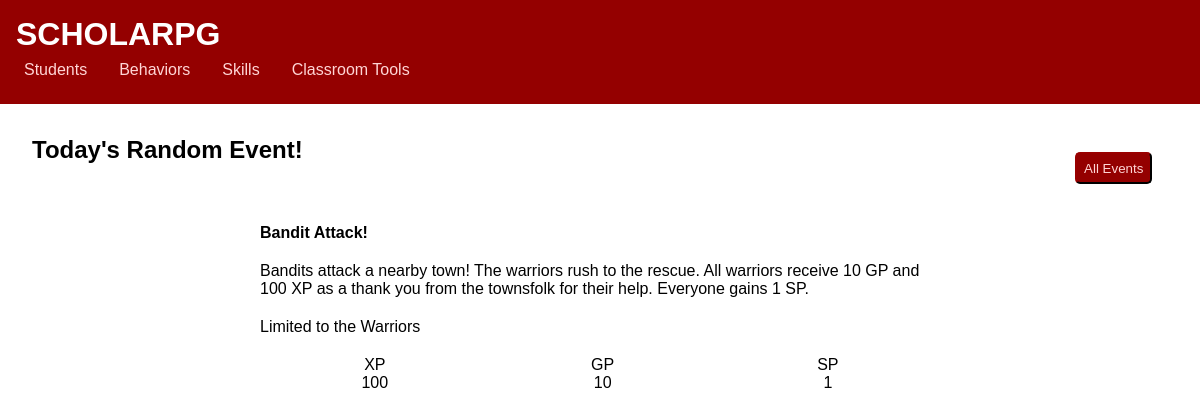
Screenshot of /view_random_event/ with the database file from the repository.
### student_hub/models.py (models this page shows)
class RandomEvents(models.Model):
    title = models.CharField(max_length=100)
    desc = models.CharField(max_length=500)
    sp = models.IntegerField(default=0)
    xp = models.IntegerField(default=0)
    gp = models.IntegerField(default=0)
    charClass = models.CharField(max_length=50)
    randomStudent = models.BooleanField(default=False)
    class Meta:
        db_table = "random-events"

### scholarpg/views.py (the view, shortened to what this page needs)
# urls.py: path('view_random_event/', views.view_random_event),
def view_random_event(req):
    msg=''
    if RandomEvents.objects.exists():
        allStudents = Student.objects.all()
        noOfEvents = RandomEvents.objects.count()
        events = RandomEvents.objects.all()
        if RandomEvents.objects.count() == 1:
            event = events[0]
        else:
            upperLimit = noOfEvents-1
            randomNumber = random.choices(range(0,upperLimit ), k=1)[0]
            event = events[randomNumber]
        if event.charClass != "None":
            students = allStudents.filter(charClass=event.charClass)
        if event.sp > 0:
            for student in allStudents:
                student.sp += event.sp
                if student.sp > student.maxSP:
                    student.sp = student.maxSP
                try:
                    student.save()
                except:
                    msg += f"SP was not saved for {student}. Manually add it.\n"
            if event.charClass != "None" and not event.randomStudent:
                if students.count()>0:
                    for student in students:
                        student.sp += event.sp
                    if student.sp > student.maxSP:
                        student.sp = student.maxSP
                    try:
                        student.save()
                    except:
                        msg += f"SP was not saved for {student}. Manually add it.\n"
        if event.xp > 0:
            if event.charClass != "None" and not event.randomStudent:
                if students.count()>0:
                    for student in students:
                        student.xp += event.xp
                        try:
                            student.save()
                        except:
                            msg += f"{event.xp}XP was not saved for {student}. Manually add it.\n"
        if event.gp > 0:
            if event.charClass != "None" and not event.randomStudent:
                if students.count()>0:
                    for student in students:
                        student.gp += event.gp
                        try:
                            student.save()
                        except:
                            msg += f"{event.gp}GP was not saved for {student}. Manually add it.\n"
        if event.randomStudent:
            context = {'event': event, 'student': randomStudent}
        else:
            context = {'event': event, 'msg': msg}
        return render(req, 'roll_random_event.html', context)
    else:
        return render(req, 'view_random_events.html')

### student_hub/models.py (called while the page is built)
    def save(self, *args, **kwargs):
        if math.ceil(self.xp/1500)<1:
            self.level = 1
        else:
            self.level = math.ceil(self.xp/1500)
        if self.level < 10:
            self.maxSP = 5
        elif self.level < 20:
            self.maxSP = 6
        elif self.level < 30:
            self.maxSP = 7
        elif self.level < 40:
            self.maxSP = 8
        elif self.level < 50:
            self.maxSP = 9
        else:
            self.maxSP = 10
        super().save(*args, **kwargs)

### templates/roll_random_event.html (shortened to what this page needs)
{% extends "main_template.html" %}
{% block content %}
<div class="headline-div">
    <h2>Today's Random Event!</h2>
    <form class="form-button" action="/view_random_events">
        <button type="submit">All Events</button>
    </form>
</div>
<div class="random-event">
<p class="card-title">{{event.title}}</p>
<p>{{event.desc}}</p>
{% if event.charClass == "None" %}
{% else %}
<p>Limited to the {{event.charClass}}s</p>
{% endif %}
<div class="card-pieces">
    <div>
        <p>XP</p>
        <p>{{event.xp}}</p>
    </div>
    <div>
        <p>GP</p>
        <p> {{event.gp}}</p>
    </div>
    <div>
        <p>SP</p>
        <p> {{event.sp}}</p>
    </div>
</div>
</div>
{% endblock %}

### static/css/main.css (style rules this page uses)
* { margin: 0; padding: 0; box-sizing: border-box; }
body { min-height: 100vh; display: grid; grid-template-rows: 120px 1fr; font-family: Arial, Helvetica, sans-serif; }
.headline-div { display: flex; justify-content: space-between; width: 100%; }
form { max-width: 500px; display: grid; grid-template-columns: 1fr 2fr; padding: 1em; justify-self: center; }
form input, label, select, button, textarea { margin-bottom: 1em; padding: .5em; }
form button { background-color: #940000; color: #ffd5d5; border-radius: 5px; border-color: #450000; grid-column-start: 1; grid-column-end: 3; }
.card-title { font-weight: bold; }
.card-pieces { display: flex; flex-wrap: nowrap; justify-content: space-around; text-align: center; padding: 10px; }
.random-event>* { padding: 10px; max-width: 700px; }

### rows the page displays
RandomEvents: title "Bandit Attack!", desc "Bandits attack a nearby town! The warriors rush to the rescue. All warriors receive 10 GP and 100 XP as a thank you from the townsfolk for their help. Everyone gains 1 SP.", charClass "Warrior", xp "100", gp "10", sp "1"
